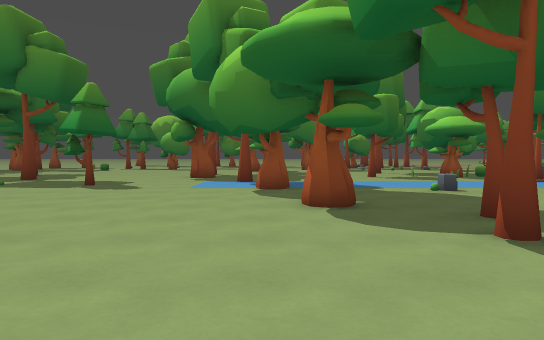
view 1 (above)

24 first-person views from a walk through a level from a Godot 3-D game. The camera is 1.3 m above the floor, tilts 2° down and sees 70° across. The floor is counted in squares, 2 m on a side. Each view is taken from the middle of a square. On the plan, view 1 faces up. The plan holds only what a view shows up to about 11 squares ahead; the rest is blank. The place goes on beyond the plan.

view 2
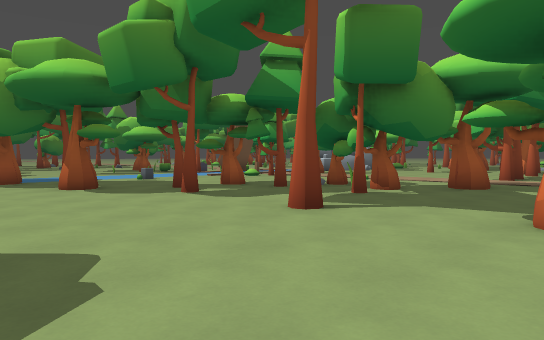

view 3
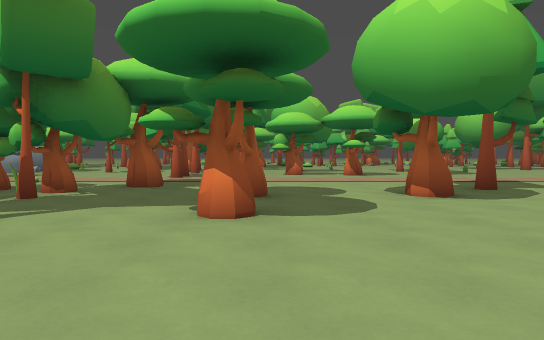

view 4
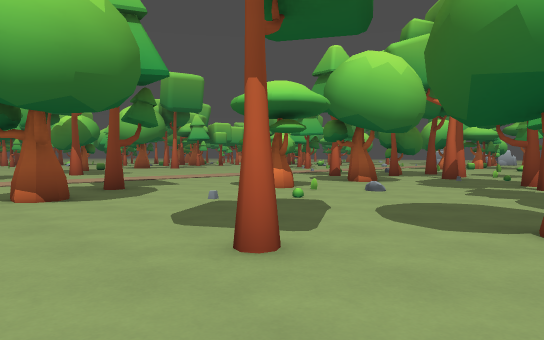

view 5
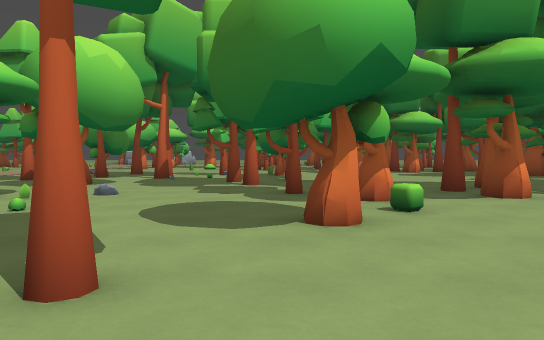

view 6
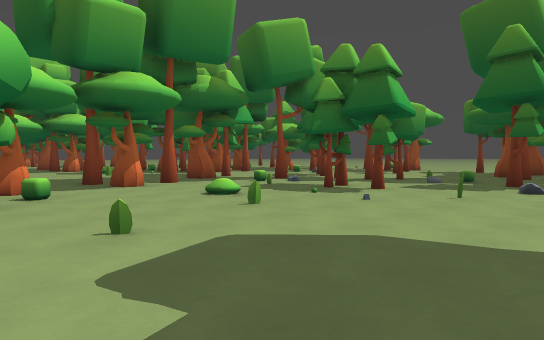

view 7
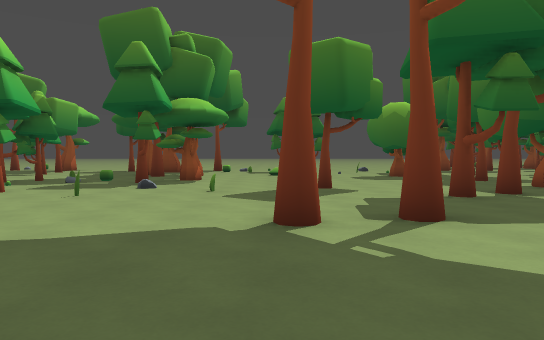

view 8
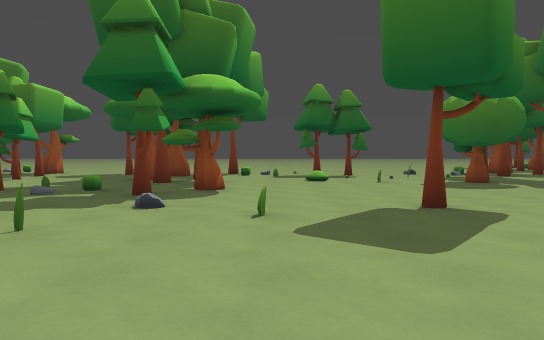

view 9
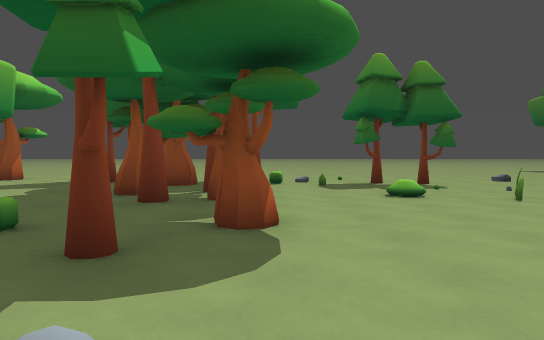

view 10
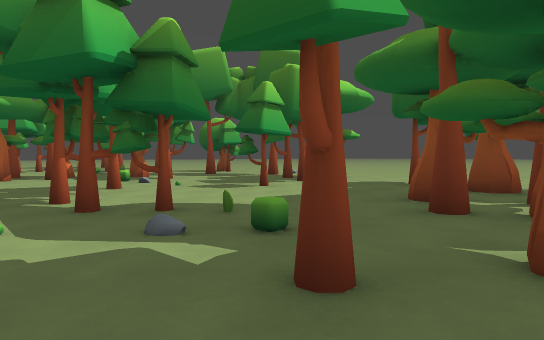

view 11
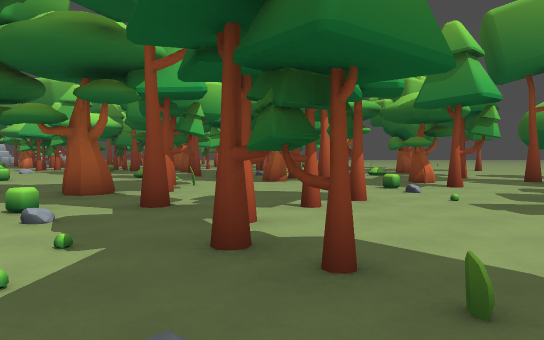

view 12
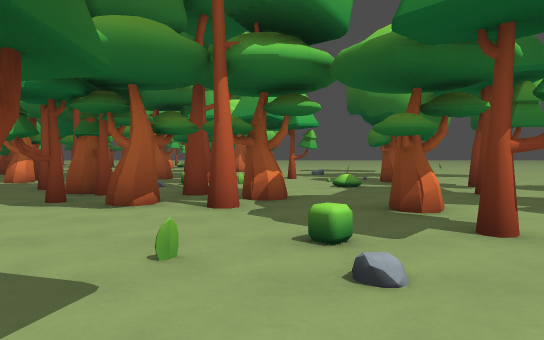

view 13
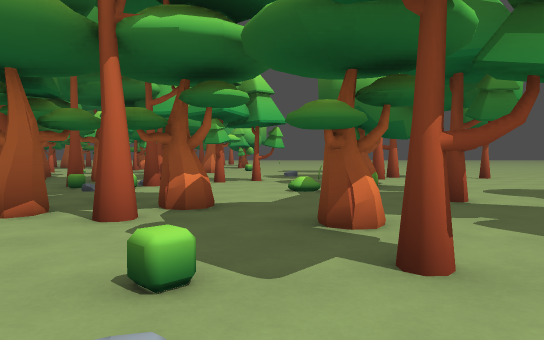

view 14
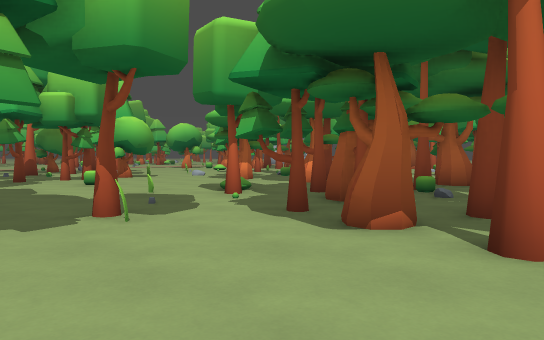

view 15
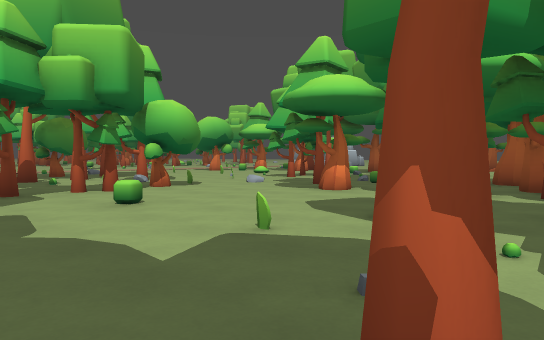

view 16
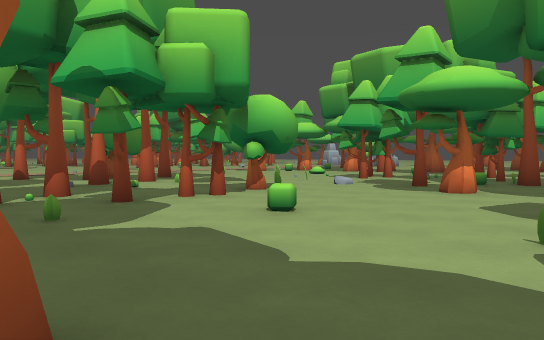

view 17
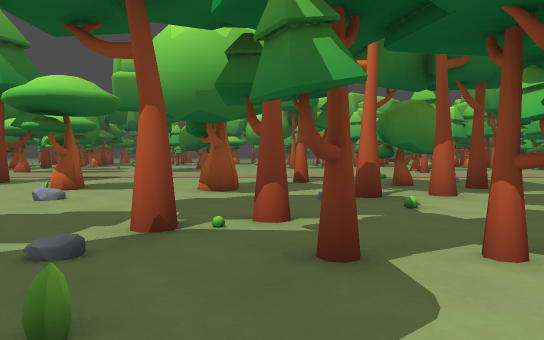

view 18
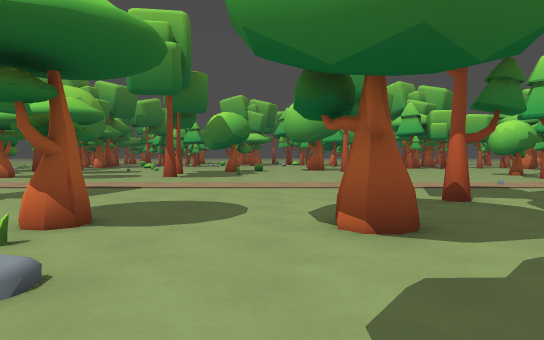

view 19
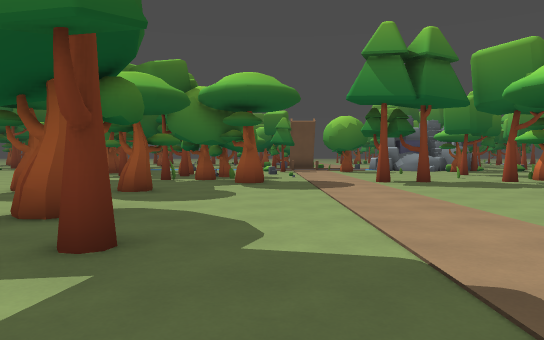

view 20
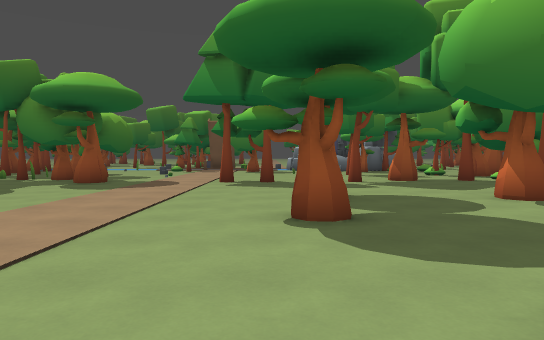

view 21
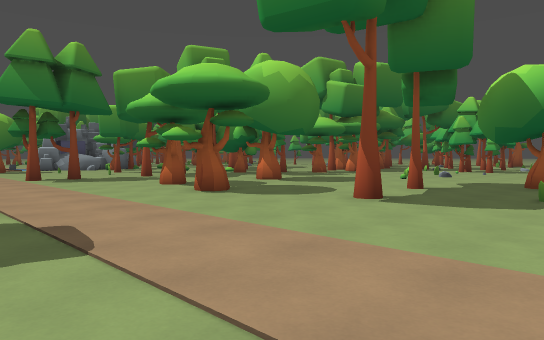

view 22
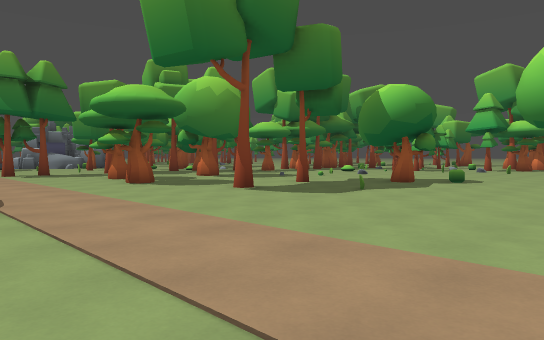

view 23
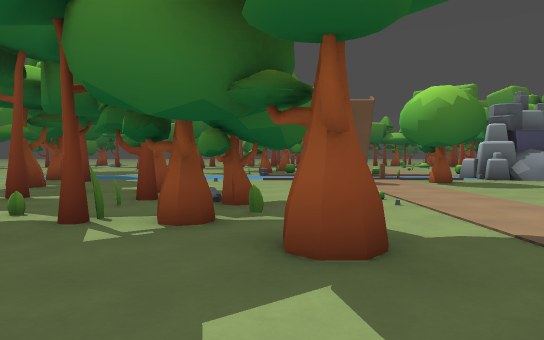

view 24
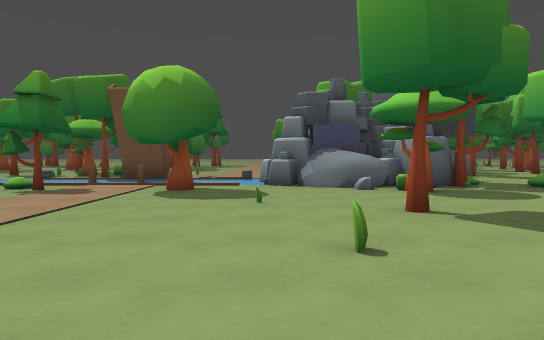

### Floor plan
Key: @ floor where view 1 was taken; # wall or solid block; x gap in a wall; . floor; / step, stairs or slope; = window, fence, low wall or low ledge; ^ raised ledge.
Columns run from 19 left of view 1 to 16 right of it. Each row starts with its distance up from view 1.
 11             #......   ...  x
 10             ......#........##..
  9              ..#...............###
  8              ......#.... /.....#####
  7               ......#...../..#...^#.
  6                ...........#.........
  5     ..  .=#    .....#..... .........
  4 ..  ........    .......#.. ......#..
  3 .....#.....#..   ....#.#...........
  2 ............#..  .......##........
  1 ..#....................##..........x
  0 ..........#........@.#...#...##.#...
 -1 ..#.................................
 -2   .........=........................
 -3   =....#...............#...........
 -4    .##...#..=..................#..#
 -5   #.##.............................
 -6    .....=..#..=....#....#...........
 -7  #.........#.............#..........
 -8 .................#................#.
 -9 ....#...x......................#....
-10 #.#.....#..=..#..#.....#...........#
-11 #  ....#.......# .#................#
-12    .......##.#.. ...................
-13   ..#.=............#...#............
-14   ........#......#.#...............
-15  #..#...#......=.........#....
-16  .....#....#.....#...#.#......
-17  ......#.#../.....#....#.....
-18 ...........#......#.#..#.......
-19 ...=....##........... ....   ..
-20 ...#... ...##..##..=   ..
-21 .... ##  #..##.....

Where each view was taken, in squares from view 1:
view 1: 0 up, 0 right, facing up
view 2: 3 down, 2 left, facing up-right
view 3: 3 down, 2 left, facing right
view 4: 4 down, 2 left, facing down-right
view 5: 4 down, 1 left, facing down
view 6: 2 down, 1 left, facing down-left
view 7: 1 down, 1 left, facing left
view 8: 2 down, 4 left, facing left
view 9: 3 down, 8 left, facing left
view 10: 3 down, 9 left, facing down-left
view 11: 5 down, 11 left, facing down
view 12: 10 down, 13 left, facing down
view 13: 11 down, 14 left, facing down
view 14: 12 down, 13 left, facing down-right
view 15: 13 down, 9 left, facing down-right
view 16: 12 down, 7 left, facing down-right
view 17: 14 down, 4 left, facing right
view 18: 12 down, 0 right, facing right
view 19: 10 down, 7 right, facing up
view 20: 10 down, 11 right, facing up
view 21: 12 down, 7 right, facing up-right
view 22: 15 down, 7 right, facing up-right
view 23: 3 down, 6 right, facing up
view 24: 1 down, 12 right, facing up
